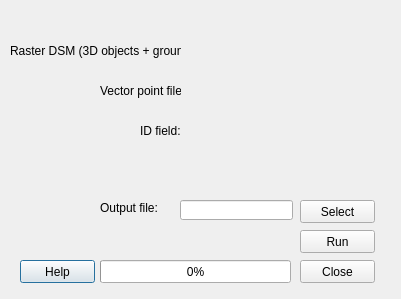
<?xml version="1.0" encoding="UTF-8"?>
<ui version="4.0">
 <class>UAVPreparerDialogBase</class>
 <widget class="QDialog" name="UAVPreparerDialogBase">
  <property name="geometry">
   <rect>
    <x>0</x>
    <y>0</y>
    <width>401</width>
    <height>299</height>
   </rect>
  </property>
  <property name="windowTitle">
   <string>UAV Preparer</string>
  </property>
  <widget class="QPushButton" name="helpButton">
   <property name="geometry">
    <rect>
     <x>20</x>
     <y>260</y>
     <width>75</width>
     <height>23</height>
    </rect>
   </property>
   <property name="text">
    <string>Help</string>
   </property>
  </widget>
  <widget class="QPushButton" name="closeButton">
   <property name="geometry">
    <rect>
     <x>300</x>
     <y>260</y>
     <width>75</width>
     <height>23</height>
    </rect>
   </property>
   <property name="text">
    <string>Close</string>
   </property>
  </widget>
  <widget class="QPushButton" name="runButton">
   <property name="geometry">
    <rect>
     <x>300</x>
     <y>230</y>
     <width>75</width>
     <height>23</height>
    </rect>
   </property>
   <property name="text">
    <string>Run</string>
   </property>
  </widget>
  <widget class="QPushButton" name="pushButtonSave">
   <property name="geometry">
    <rect>
     <x>300</x>
     <y>200</y>
     <width>75</width>
     <height>23</height>
    </rect>
   </property>
   <property name="text">
    <string>Select</string>
   </property>
  </widget>
  <widget class="QLineEdit" name="textOutput">
   <property name="geometry">
    <rect>
     <x>180</x>
     <y>200</y>
     <width>113</width>
     <height>20</height>
    </rect>
   </property>
  </widget>
  <widget class="QLabel" name="label">
   <property name="geometry">
    <rect>
     <x>100</x>
     <y>200</y>
     <width>71</width>
     <height>16</height>
    </rect>
   </property>
   <property name="text">
    <string>Output file:</string>
   </property>
  </widget>
  <widget class="QLabel" name="label_2">
   <property name="geometry">
    <rect>
     <x>140</x>
     <y>120</y>
     <width>41</width>
     <height>21</height>
    </rect>
   </property>
   <property name="text">
    <string>ID field:</string>
   </property>
  </widget>
  <widget class="QLabel" name="label_3">
   <property name="geometry">
    <rect>
     <x>100</x>
     <y>80</y>
     <width>81</width>
     <height>21</height>
    </rect>
   </property>
   <property name="text">
    <string>Vector point file:</string>
   </property>
  </widget>
  <widget class="QLabel" name="label_4">
   <property name="geometry">
    <rect>
     <x>10</x>
     <y>40</y>
     <width>171</width>
     <height>21</height>
    </rect>
   </property>
   <property name="text">
    <string>Raster DSM (3D objects + ground):</string>
   </property>
  </widget>
  <widget class="QProgressBar" name="progressBar">
   <property name="geometry">
    <rect>
     <x>100</x>
     <y>260</y>
     <width>191</width>
     <height>23</height>
    </rect>
   </property>
   <property name="value">
    <number>0</number>
   </property>
  </widget>
  <widget class="QWidget" name="widgetDSM" native="true">
   <property name="geometry">
    <rect>
     <x>190</x>
     <y>30</y>
     <width>120</width>
     <height>31</height>
    </rect>
   </property>
  </widget>
  <widget class="QWidget" name="widgetPointLayer" native="true">
   <property name="geometry">
    <rect>
     <x>190</x>
     <y>70</y>
     <width>120</width>
     <height>31</height>
    </rect>
   </property>
  </widget>
  <widget class="QWidget" name="widgetField" native="true">
   <property name="geometry">
    <rect>
     <x>190</x>
     <y>110</y>
     <width>120</width>
     <height>31</height>
    </rect>
   </property>
  </widget>
 </widget>
 <resources/>
 <connections>
  <connection>
   <sender>closeButton</sender>
   <signal>clicked()</signal>
   <receiver>UAVPreparerDialogBase</receiver>
   <slot>accept()</slot>
   <hints>
    <hint type="sourcelabel">
     <x>337</x>
     <y>271</y>
    </hint>
    <hint type="destinationlabel">
     <x>200</x>
     <y>149</y>
    </hint>
   </hints>
  </connection>
 </connections>
</ui>
